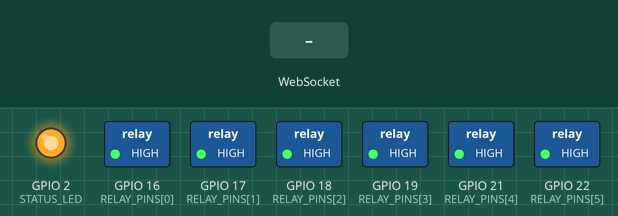
This program was run on a simulated ESP32-S3. Shown: switched loads named in the program (green lamp = pin HIGH), output pins drawn as LEDs (lit = HIGH). Dashed ring = blinking. The inputs (shaded band) are chosen by the test bench. WiFi joins after 1.5 s; servers stay silent unless stated; what the program prints to the serial monitor is not drawn.

Above: at 1.6 s.
At 3.3 s:
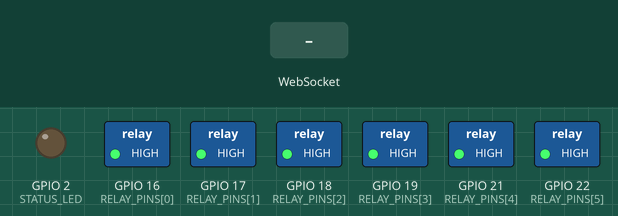
3.4 s: WebSocket text "set_relay" received
At 3.55 s:
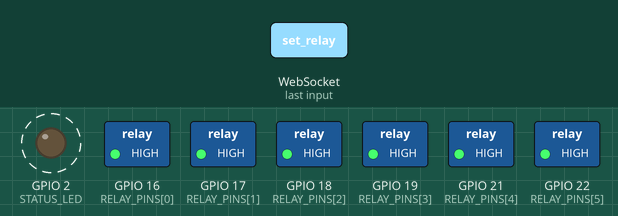
Timing chart, 0 to 6.4 s (numbered marks = the images above; inputs shaded):
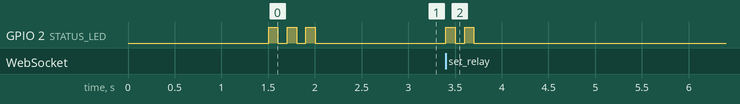

Measured:
- after the input at 3.4 s, GPIO 2 (STATUS_LED): alternates HIGH for 0.10 s and LOW for 0.10 s, 4 changes in all, then stays LOW, starting at once

The program:

main.cpp
```cpp
#include <Arduino.h>
#include <WiFi.h>
#include <WebSocketsServer.h>
#include <ArduinoJson.h>

// WiFi credentials
const char* ssid = "Skytech Automated Solutions";
const char* password = "Skytech123wtf!";

// WebSocket server port
const int webSocketPort = 81;

// Status LED pin (built-in)
const int STATUS_LED = 2;

// Relay pins configuration
const int RELAY_PINS[] = {
    16,  // GPIO16 - Relay 1: Door Open
    17,  // GPIO17 - Relay 2: Door Close
    18,  // GPIO18 - Relay 3: Floor 1 Selection
    19,  // GPIO19 - Relay 4: Floor 2 Selection
    21,  // GPIO21 - Relay 5: Floor 3 Selection
    22   // GPIO22 - Relay 6: Floor 4 Selection
};
const int NUM_RELAYS = 6;

// Relay names for JSON communication
const char* RELAY_NAMES[] = {
    "doorOpen",
    "doorClose",
    "floor1",
    "floor2",
    "floor3",
    "floor4"
};

// WebSocket server
WebSocketsServer webSocket = WebSocketsServer(webSocketPort);

// JSON document for messages
StaticJsonDocument<200> doc;

// Function declarations
void setupPins();
void setupWiFi();
void webSocketEvent(uint8_t num, WStype_t type, uint8_t * payload, size_t length);
void sendRelayStates();
void blinkLED(int times);

void setup() {
    Serial.begin(115200);
    Serial.println("\nElevator Control System Starting...");

    // Setup pins
    setupPins();

    // Setup WiFi
    setupWiFi();

    // Start WebSocket server
    webSocket.begin();
    webSocket.onEvent(webSocketEvent);
    Serial.println("WebSocket server started on port " + String(webSocketPort));
}

void loop() {
    webSocket.loop();
}

void setupPins() {
    // Setup status LED
    pinMode(STATUS_LED, OUTPUT);
    digitalWrite(STATUS_LED, LOW);

    // Setup relay pins
    for (int i = 0; i < NUM_RELAYS; i++) {
        pinMode(RELAY_PINS[i], OUTPUT);
        digitalWrite(RELAY_PINS[i], HIGH); // Relays are active LOW
    }
    Serial.println("Pins initialized");
}

void setupWiFi() {
    Serial.print("Connecting to WiFi");
    WiFi.begin(ssid, password);

    int attempts = 0;
    while (WiFi.status() != WL_CONNECTED && attempts < 20) {
        delay(500);
        Serial.print(".");
        attempts++;
    }

    if (WiFi.status() == WL_CONNECTED) {
        Serial.println("\nWiFi connected");
        Serial.println("IP address: " + WiFi.localIP().toString());
        blinkLED(3); // Success indication
    } else {
        Serial.println("\nWiFi connection failed!");
        blinkLED(10); // Error indication
    }
}

void webSocketEvent(uint8_t num, WStype_t type, uint8_t * payload, size_t length) {
    switch(type) {
        case WStype_DISCONNECTED:
            Serial.printf("[%u] Disconnected!\n", num);
            break;

        case WStype_CONNECTED:
            {
                IPAddress ip = webSocket.remoteIP(num);
                Serial.printf("[%u] Connected from %d.%d.%d.%d\n", num, ip[0], ip[1], ip[2], ip[3]);
                blinkLED(2); // Connection indication
                sendRelayStates();
            }
            break;

        case WStype_TEXT:
            {
                // Parse JSON message
                DeserializationError error = deserializeJson(doc, payload);

                if (error) {
                    Serial.print("deserializeJson() failed: ");
                    Serial.println(error.c_str());
                    return;
                }

                // Handle message
                const char* type = doc["type"];
                if (strcmp(type, "set_relay") == 0) {
                    const char* relay = doc["relay"];
                    bool state = doc["state"];

                    // Find relay index
                    int relayIndex = -1;
                    for (int i = 0; i < NUM_RELAYS; i++) {
                        if (strcmp(relay, RELAY_NAMES[i]) == 0) {
                            relayIndex = i;
                            break;
                        }
                    }

                    if (relayIndex >= 0) {
                        // Set relay state (inverted because relays are active LOW)
                        digitalWrite(RELAY_PINS[relayIndex], !state);
                        blinkLED(1); // Action indication

                        // Send updated states
                        sendRelayStates();
                    }
                }
            }
            break;
    }
}

void sendRelayStates() {
    StaticJsonDocument<512> stateDoc;
    stateDoc["type"] = "relay_state";
    JsonObject states = stateDoc.createNestedObject("states");

    // Add all relay states
    for (int i = 0; i < NUM_RELAYS; i++) {
        // Invert because relays are active LOW
        states[RELAY_NAMES[i]] = !digitalRead(RELAY_PINS[i]);
    }

    // Serialize and send
    String message;
    serializeJson(stateDoc, message);
    webSocket.broadcastTXT(message);
}

void blinkLED(int times) {
    for (int i = 0; i < times; i++) {
        digitalWrite(STATUS_LED, HIGH);
        delay(100);
        digitalWrite(STATUS_LED, LOW);
        delay(100);
    }
} 
```

minimal_serial_test.cpp
```cpp
#include <Arduino.h>

void setup() {
  Serial.begin(115200);
  Serial1.begin(115200);
  Serial.println("Serial test");
  Serial1.println("Serial1 test");
}

void loop() {} 
```
